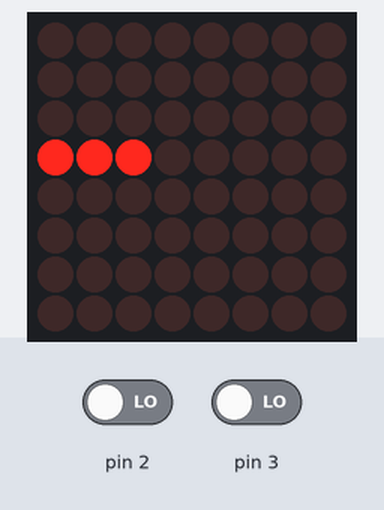
Simulated run of this sketch. Board: Arduino Uno, built with avr-gcc and run on an emulated ATmega328P. On the bench: 8×8 LED matrix. Wiring (inferred from the names in the program): LED matrix (orientation assumed): rows pin 4, pin 5, pin 6, pin 7, pin 8, pin 9, pin 10, pin 11; columns pin 12, pin 13, pin 14, pin 15, pin 16, pin 17, pin 18, pin 19. The test bench sets the inputs (shaded band); at power-on: pin 3 LOW, pin 2 LOW. Random numbers use the default seed unless the sketch sets one.

Above: at 1.2 s.
1.3 s: pin 3 driven HIGH
At 2.7 s:
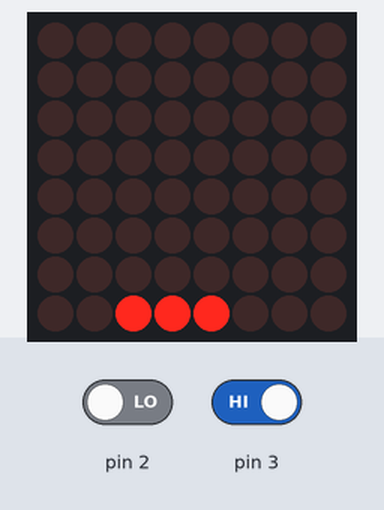
3.6 s: pin 2 driven HIGH
At 4.35 s:
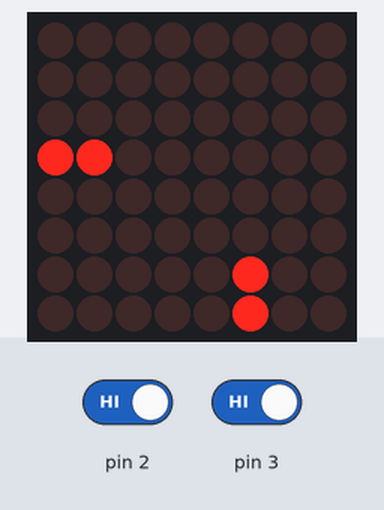
5.9 s: pin 2 driven LOW
At 6.9 s:
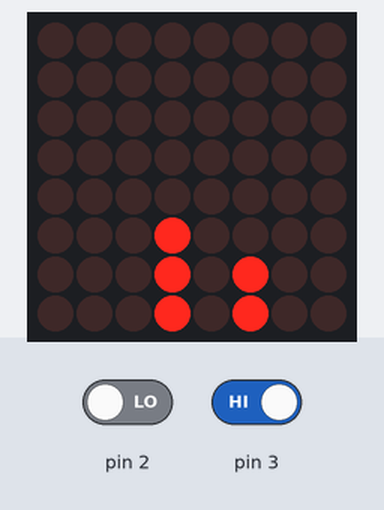
7.8 s: pin 3 driven LOW
At 9.0 s:
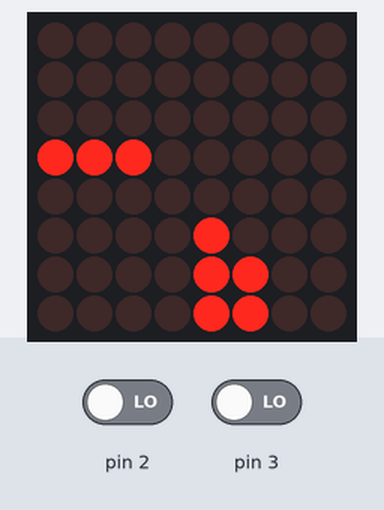
10.8 s: pin 2 driven HIGH
At 11.8 s:
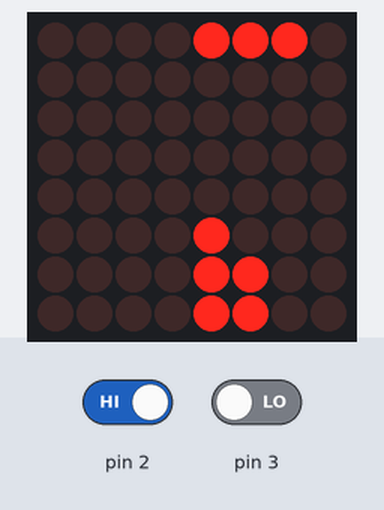
12.7 s: pin 3 driven HIGH
At 13.9 s:
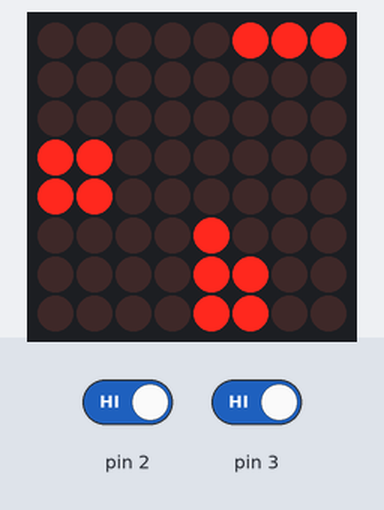
Timing chart, 0 to 15.7 s (numbered marks = the images above; inputs shaded):
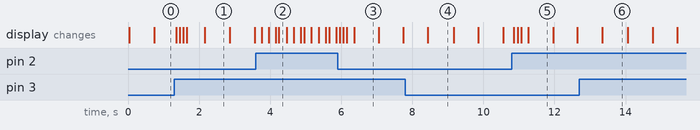

The sketch:

sketch_tetris.ino
```cpp
#include <MsTimer2.h>　


// 仕様：ROW側がカソード、COLOMN側がアノードの8x8マトリックスLED
int ANODEPIN[8]   = {
  12, 13, 14, 15, 16, 17, 18 ,19};  //highピン　high　にて動作
int CATHODEPIN[8] = {
  4,  5,  6,  7,  8,  9 ,10,11};    //lowピン　  low　にて動作


int batu[8][12] = {    //Ending 時に表示するためのもの　表示処理をこぴぺするために8*12になっている
  { 0,0,1,1,0,0,0,0,1,1,1 },
  { 0,0,1,1,1,0,0,1,1,1,1 },
  { 0,0,0,1,1,1,1,1,1,0,1 },
  { 0,0,0,0,1,1,1,1,0,0,1 },
  { 0,0,0,0,1,1,1,1,0,0,1 },
  { 0,0,0,1,1,1,1,1,1,0,1 },
  { 0,0,1,1,1,0,0,1,1,1,1 },
  { 0,0,1,1,0,0,0,0,1,1,1 }
};
//死亡エリア  stage[3][2]とstage[4][2]
//        ↑右
//←上               下→
//        ↓左
volatile int stage[10][14] ={      //
  { 1,1,1,1,1,1,1,1,1,1,1,1,1 },
  { 0,0,0,0,0,0,0,0,0,0,0,0,1 },
  { 0,0,0,0,0,0,0,0,0,0,0,0,1 },
  { 0,0,0,0,0,0,0,0,0,0,0,0,1 },
  { 0,0,0,0,0,0,0,0,0,0,0,0,1 },
  { 0,0,0,0,0,0,0,0,0,0,0,0,1 },
  { 0,0,0,0,0,0,0,0,0,0,0,0,1 },
  { 0,0,0,0,0,0,0,0,0,0,0,0,1 },
  { 0,0,0,0,0,0,0,0,0,0,0,0,1 },
  { 1,1,1,1,1,1,1,1,1,1,1,1,1 }
};

volatile int row;         //ブロックの現在の横部分を担当
volatile int line;        //ブロックの現在の高さを担当
volatile int time = 0;

int blockNumber = 0;
int kaiten= 0;

boolean running = true;   //falseになることにより　ブロックが下に下りることをやめ回転する


void flash() {
  time++;
  if(digitalRead(2) == HIGH && digitalRead(3) == HIGH && (time %2) == 0){    //ボタンが二つ同時に押された場合に使用
    b_tune();
  }
  else{
    if(digitalRead(2) == HIGH){                                              //左のボタンが押されたときに使用
      l_push();
    }
     if(digitalRead(3) == HIGH){                                            //右のボタンが押されたときに使用
      r_push();
    }
  }
  if(time >= 7){                                                              //0.7秒ごとにブロックが落下する処理
      b_down();
      time = 0;
  }
}


void setup()
{
  pinMode(2,INPUT);            //左入力ピン
  pinMode(3,INPUT);            //右入力ピン

  // アノードを、LOWで初期化
  for( int ano = 0; ano < 8; ano++ )
  {
    pinMode( ANODEPIN[ano], OUTPUT );
    digitalWrite( ANODEPIN[ano], LOW );
  }
  // カソードを、HIGHで初期化
  for( int cat = 0; cat < 8; cat++ )
  {
    pinMode( CATHODEPIN[cat], OUTPUT );
    digitalWrite( CATHODEPIN[cat], HIGH );
  }
  MsTimer2::set(100, flash); //タイマーセット0.1秒ごとにflash()関数を呼ぶ    include物
  MsTimer2::start();
}

void loop()
{

  if(stage[5][4]== 1 || stage[4][4] == 1) Ending();            //ブロックが降りてくる排出口　つまると　ゲームオーバー
  else b_create();

  running = true;
  while(running){
    show();
  }
  b_check();
  b_check();
  b_check();

}


//ここから下が自作の関数たち

void b_create(){
  blockNumber = random(0,100)%2;
  if(blockNumber == 0){
  row=4;
  line=3;
  stage[row][line]=1;
  stage[row+1][line]=1;
  stage[row][line+1]=1;    //下の段
  stage[row+1][line+1]=1;
  //line行を＋すると下へ行く
  }
  else if(blockNumber == 1){
    kaiten = 0;
    row = 4;
    line = 4;
    kaiten = 0;
    stage[row][line-1]=1;
    stage[row][line]= 1;
    stage[row][line+1]=1;
  }
}

void b_check(){
 noInterrupts();
 int temp = 0;
 int cat2 = 0;
 int ano2 = 0;
 for(int ano = 0; ano < 8; ano++){
   temp = 0;
   for(int cat = 0; cat < 8; cat++){
     temp= temp+stage[cat+1][ano+4];
   }
   if(temp == 8){
     for(int ano2 = ano ;ano2>=-2;ano2--)
         {
            for(int cat2=0;cat2<8;cat2++)
            {
               stage[cat2+1][ano2+4]=stage[cat2+1][ano2+3];
            }
         }
   }
 }
 interrupts();
}

//・・・・・・・・・・・・・・・・・・・・・・・・・・・・・この枠内移動処理・・・・・・・・・・・・・・・・・・・・・・・・・・・
void b_down(){

  if(stage[row][line+2]==0 && stage[row+1][line+2]==0 && blockNumber == 0){
    stage[row][line]=0;
    stage[row+1][line]=0;
    stage[row][line+2]=1;
    stage[row+1][line+2]=1;
    line++;
  }
  else if(blockNumber == 1 && stage[row][line+2] == 0 && kaiten == 0){
    stage[row][line-1]=0;
    stage[row][line+2]=1;
    line++;
    }
  else if(blockNumber == 1 && stage[row-1][line+1]==0 && stage[row][line+1]==0 && stage[row+1][line+1]==0 && kaiten == 1){
      stage[row-1][line]=0;
      stage[row][line]=0;
      stage[row+1][line]=0;
      stage[row-1][line+1]=1;
      stage[row][line+1]=1;
      stage[row+1][line+1]=1;
      line++;
  }
  else{
    running = false;
  }
}

void l_push(){

  if(stage[row-1][line]==0 && stage[row-1][line+1]==0 && blockNumber == 0 )  {
    stage[row+1][line]=0;
    stage[row+1][line+1]=0;
    stage[row-1][line]=1;
    stage[row-1][line+1]=1;
    row--;
  }
  else if (blockNumber == 1){
    if(stage[row-1][line-1]==0 &&stage[row-1][line]==0 &&stage[row-1][line+1]==0 && kaiten == 0){
    stage[row][line-1]=0;
    stage[row][line]=0;
    stage[row][line+1]=0;
    stage[row-1][line-1]= 1;
    stage[row-1][line]=1;
    stage[row-1][line+1]=1;
    row--;
    }
    else if(stage[row-2][line]==0 &&kaiten == 1){
      stage[row+1][line]=0;
      stage[row-2][line]=1;
      row--;
    }
  }
}

void r_push(){

  if(stage[row+2][line]==0 && stage[row+2][line+1]==0 && blockNumber == 0)  {
    stage[row][line]=0;
    stage[row][line+1]=0;
    stage[row+2][line]=1;
    stage[row+2][line+1]=1;
    row++;
  }
  else if (blockNumber == 1){
    if(stage[row+1][line-1]==0 &&stage[row+1][line]==0 &&stage[row+1][line+1]==0 && kaiten == 0){
    stage[row][line-1]=0;
    stage[row][line]=0;
    stage[row][line+1]=0;
    stage[row+1][line-1]= 1;
    stage[row+1][line]=1;
    stage[row+1][line+1]=1;
    row++;
    }
    else if(stage[row+2][line]==0 &&kaiten == 1){
      stage[row-1][line]=0;
      stage[row+2][line]=1;
      row++;
    }
  }
}

void b_tune(){
  if(blockNumber == 0) return;
  else{
    if(kaiten == 0){
      stage[row][line-1]=0;
      stage[row][line+1]=0;
      stage[row-1][line]=1;
      stage[row+1][line]=1;
      kaiten = 1;
    }else{
      stage[row-1][line]=0;
      stage[row+1][line]=0;
      stage[row][line-1]=1;
      stage[row][line+1]=1;
      kaiten = 0;
    }
}
}

//・・・・・・・・・・・・・・・・・・・・・・・・・・・・・・・・・・・・・・・・・ここまで・・・・・・・・・・・・・・・・・・・・・・・・・・・・・・・・・・・・・・


void show(){

  // カソードのループ
  for( int cat = 0; cat < 8; cat++ )
  {
    digitalWrite( CATHODEPIN[cat], LOW );	// LOWに変更
    // アノードのループ
    for( int ano = 0; ano < 8; ano++ )
    {
      digitalWrite( ANODEPIN[ano], stage[cat+1][ano+4] );	// HIGH or LOW
    }
    delayMicroseconds(100);	//点灯時間
    for( int ano = 0; ano < 8; ano++ )
    {
      digitalWrite( ANODEPIN[ano], LOW );	// LOWに戻す
    }
    digitalWrite( CATHODEPIN[cat], HIGH );	// HIGHに戻す
  }
}

void Ending(){
  noInterrupts();
  int timecount= 0;
  while(true){
    for( int cat = 0; cat < 8; cat++ )
    {
      digitalWrite( CATHODEPIN[cat], LOW );	// LOWに変更
      // アノードのループ
      for( int ano = 0; ano < 8; ano++ )
      {
        digitalWrite( ANODEPIN[ano], batu[cat][ano+2] );	// HIGH or LOW
      }
      delay(10);
      for( int ano = 0; ano < 8; ano++ )
      {
        digitalWrite( ANODEPIN[ano], LOW );	// LOWに戻す
      }
      digitalWrite( CATHODEPIN[cat], HIGH );	// HIGHに戻す

    }

    if(timecount >=50){
      delay(12000);
      timecount = 0;
    }
    timecount++;
  }
}
```

Measured:
- what the display in image 1 shows lasts 0.7 s, from 2.2 s to 2.9 s
